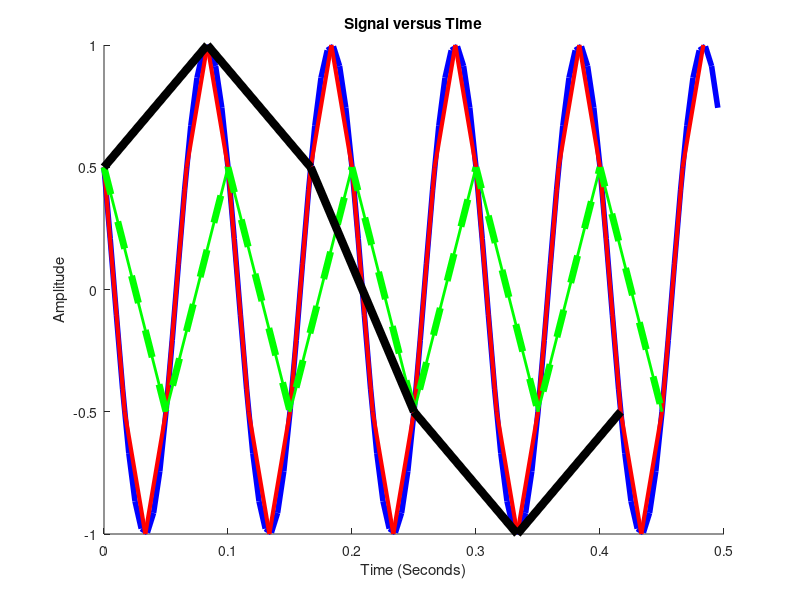

Source code (MATLAB):
%%Time specifications:
   F1 = 200;                   % samples per second
   F2 = 60;
   F3 = 20;
   F4 = 20;
   F5 = 12;

   dt1 = 1/F1;                   % seconds per sample
   dt2 = 1/F2;
   dt3 = 1/F3;
   dt4 = 1/F4;
   dt5 = 1/F5;
   
   StopTime = 0.5;             % seconds
   
   t1 = (0:dt1:StopTime-dt1)';     % seconds
   t2 = (0:dt2:StopTime-dt2)';     % seconds
   t3 = (0:dt3:StopTime-dt3)';     % seconds
   t4 = (0:dt4:StopTime-dt4)';     % seconds
   t5 = (0:dt5:StopTime-dt5)';     % seconds
   
   %%Sine wave:
   Fc = 10;                     % hertz
   x1 = cos(2*pi*Fc*t1 + pi/3);
   x2 = cos(2*pi*Fc*t2 + pi/3);
   x3 = cos(2*pi*Fc*t3 + pi/3);
   x4 = cos(2*pi*Fc*t4 + pi/3);
   x5 = cos(2*pi*Fc*t5 + pi/3);
   
   % Plot the signal versus time:
   figure(1);
   hold
   plot(t1,x1, 'b','LineWidth', 4);
   xlabel('Time (Seconds)');
   ylabel('Amplitude');
   plot(t2,x2, 'r', 'LineWidth', 3);
   plot(t3,x3, 'g','LineWidth', 2);
   plot(t4,x4, '--g', 'LineWidth', 5);
   plot(t5,x5, 'k','LineWidth', 6);
   title('Signal versus Time');